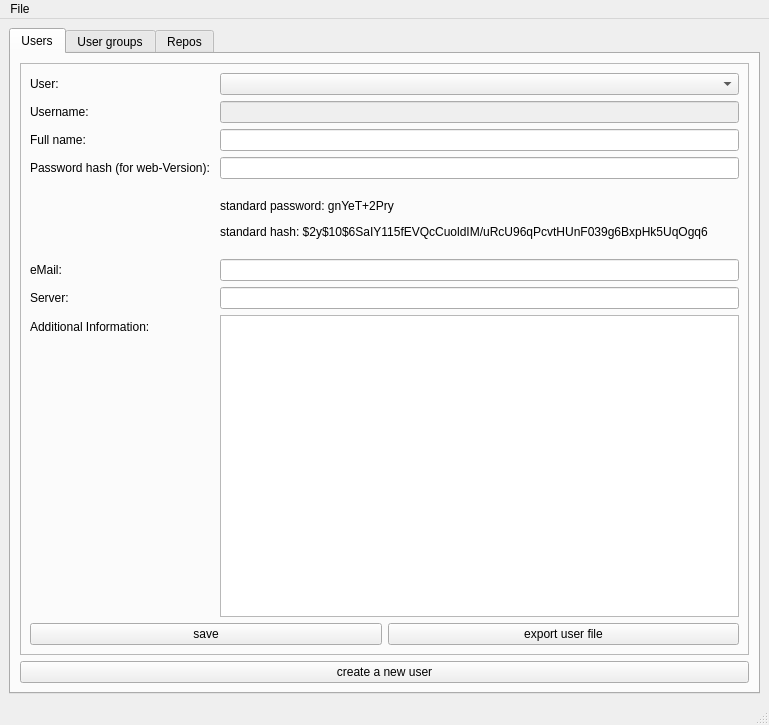
<?xml version="1.0" encoding="UTF-8"?>
<ui version="4.0">
 <class>ELOAdmin</class>
 <widget class="QMainWindow" name="ELOAdmin">
  <property name="geometry">
   <rect>
    <x>0</x>
    <y>0</y>
    <width>769</width>
    <height>725</height>
   </rect>
  </property>
  <property name="sizePolicy">
   <sizepolicy hsizetype="Preferred" vsizetype="Maximum">
    <horstretch>0</horstretch>
    <verstretch>0</verstretch>
   </sizepolicy>
  </property>
  <property name="windowTitle">
   <string>ELOAdmin</string>
  </property>
  <widget class="QWidget" name="centralwidget">
   <layout class="QHBoxLayout" name="horizontalLayout">
    <item>
     <widget class="QTabWidget" name="tabWidget">
      <property name="minimumSize">
       <size>
        <width>100</width>
        <height>0</height>
       </size>
      </property>
      <property name="currentIndex">
       <number>0</number>
      </property>
      <widget class="QWidget" name="UserTab">
       <attribute name="title">
        <string>Users</string>
       </attribute>
       <layout class="QVBoxLayout" name="verticalLayout">
        <item>
         <widget class="QFrame" name="frame">
          <property name="sizePolicy">
           <sizepolicy hsizetype="Minimum" vsizetype="Minimum">
            <horstretch>0</horstretch>
            <verstretch>0</verstretch>
           </sizepolicy>
          </property>
          <property name="minimumSize">
           <size>
            <width>100</width>
            <height>0</height>
           </size>
          </property>
          <property name="frameShape">
           <enum>QFrame::StyledPanel</enum>
          </property>
          <property name="frameShadow">
           <enum>QFrame::Raised</enum>
          </property>
          <layout class="QVBoxLayout" name="verticalLayout_2">
           <item>
            <layout class="QFormLayout" name="formLayout">
             <item row="0" column="0">
              <widget class="QLabel" name="label">
               <property name="text">
                <string>User: </string>
               </property>
              </widget>
             </item>
             <item row="0" column="1">
              <widget class="QComboBox" name="userComboBox"/>
             </item>
             <item row="1" column="0">
              <widget class="QLabel" name="label_2">
               <property name="text">
                <string>Username: </string>
               </property>
              </widget>
             </item>
             <item row="1" column="1">
              <widget class="QLineEdit" name="usernameEdit">
               <property name="enabled">
                <bool>false</bool>
               </property>
              </widget>
             </item>
             <item row="2" column="1">
              <widget class="QLineEdit" name="fullNameEdit"/>
             </item>
             <item row="2" column="0">
              <widget class="QLabel" name="label_3">
               <property name="text">
                <string>Full name: </string>
               </property>
              </widget>
             </item>
             <item row="3" column="0">
              <widget class="QLabel" name="label_4">
               <property name="text">
                <string>Password hash (for web-Version): </string>
               </property>
              </widget>
             </item>
             <item row="5" column="0">
              <widget class="QLabel" name="label_5">
               <property name="text">
                <string>eMail: </string>
               </property>
              </widget>
             </item>
             <item row="3" column="1">
              <widget class="QLineEdit" name="passwordEdit"/>
             </item>
             <item row="5" column="1">
              <widget class="QLineEdit" name="eMailEdit"/>
             </item>
             <item row="6" column="0">
              <widget class="QLabel" name="label_6">
               <property name="text">
                <string>Server: </string>
               </property>
              </widget>
             </item>
             <item row="6" column="1">
              <widget class="QLineEdit" name="serverEdit"/>
             </item>
             <item row="7" column="0">
              <widget class="QLabel" name="label_11">
               <property name="text">
                <string>Additional Information: </string>
               </property>
              </widget>
             </item>
             <item row="7" column="1">
              <widget class="QPlainTextEdit" name="additionalInformationEdit"/>
             </item>
             <item row="4" column="1">
              <widget class="QLabel" name="label_15">
               <property name="text">
                <string>&lt;html&gt;&lt;head/&gt;&lt;body&gt;&lt;p&gt;standard password: gnYeT+2Pry&lt;/p&gt;&lt;p&gt;standard hash: $2y$10$6SaIY115fEVQcCuoldIM/uRcU96qPcvtHUnF039g6BxpHk5UqOgq6 &lt;/p&gt;&lt;/body&gt;&lt;/html&gt;</string>
               </property>
               <property name="wordWrap">
                <bool>true</bool>
               </property>
              </widget>
             </item>
            </layout>
           </item>
           <item>
            <layout class="QHBoxLayout" name="horizontalLayout_2">
             <item>
              <widget class="QPushButton" name="userSaveButton">
               <property name="text">
                <string>save</string>
               </property>
              </widget>
             </item>
             <item>
              <widget class="QPushButton" name="exportUserFileButton">
               <property name="text">
                <string>export user file</string>
               </property>
              </widget>
             </item>
            </layout>
           </item>
          </layout>
         </widget>
        </item>
        <item>
         <widget class="QPushButton" name="userCreateButton">
          <property name="text">
           <string>create a new user</string>
          </property>
         </widget>
        </item>
       </layout>
      </widget>
      <widget class="QWidget" name="userGroupTab">
       <attribute name="title">
        <string>User groups</string>
       </attribute>
       <layout class="QVBoxLayout" name="verticalLayout_3">
        <item>
         <layout class="QHBoxLayout" name="horizontalLayout_3">
          <item>
           <widget class="QLabel" name="label_7">
            <property name="sizePolicy">
             <sizepolicy hsizetype="Maximum" vsizetype="Preferred">
              <horstretch>0</horstretch>
              <verstretch>0</verstretch>
             </sizepolicy>
            </property>
            <property name="text">
             <string>User group: </string>
            </property>
           </widget>
          </item>
          <item>
           <widget class="QComboBox" name="userGroupComboBox"/>
          </item>
         </layout>
        </item>
        <item>
         <widget class="QGroupBox" name="groupBox">
          <property name="title">
           <string>members</string>
          </property>
          <property name="alignment">
           <set>Qt::AlignLeading|Qt::AlignLeft|Qt::AlignVCenter</set>
          </property>
          <layout class="QGridLayout" name="gridLayout_2">
           <item row="2" column="2">
            <widget class="QListWidget" name="userGroupNoMemberList"/>
           </item>
           <item row="0" column="2">
            <widget class="QLabel" name="label_9">
             <property name="text">
              <string>possible members: </string>
             </property>
            </widget>
           </item>
           <item row="2" column="0">
            <widget class="QListWidget" name="userGroupMemberList"/>
           </item>
           <item row="0" column="0">
            <widget class="QLabel" name="label_8">
             <property name="text">
              <string>set members: </string>
             </property>
            </widget>
           </item>
           <item row="2" column="1">
            <layout class="QVBoxLayout" name="verticalLayout_7">
             <property name="leftMargin">
              <number>0</number>
             </property>
             <item>
              <widget class="QPushButton" name="userGroupSetMemberButton">
               <property name="text">
                <string>&lt;</string>
               </property>
              </widget>
             </item>
             <item>
              <widget class="QPushButton" name="userGroupUnsetMemberButton">
               <property name="text">
                <string>&gt;</string>
               </property>
              </widget>
             </item>
            </layout>
           </item>
          </layout>
         </widget>
        </item>
        <item>
         <widget class="QPushButton" name="usergroupSaveButton">
          <property name="text">
           <string>save</string>
          </property>
         </widget>
        </item>
        <item>
         <widget class="QPushButton" name="userGroupCreateButton">
          <property name="text">
           <string>create new user group</string>
          </property>
         </widget>
        </item>
        <item>
         <spacer name="verticalSpacer_2">
          <property name="orientation">
           <enum>Qt::Vertical</enum>
          </property>
          <property name="sizeHint" stdset="0">
           <size>
            <width>20</width>
            <height>40</height>
           </size>
          </property>
         </spacer>
        </item>
       </layout>
      </widget>
      <widget class="QWidget" name="repoTab">
       <attribute name="title">
        <string>Repos</string>
       </attribute>
       <layout class="QVBoxLayout" name="verticalLayout_4">
        <item>
         <layout class="QHBoxLayout" name="horizontalLayout_4">
          <item>
           <widget class="QLabel" name="label_10">
            <property name="sizePolicy">
             <sizepolicy hsizetype="Maximum" vsizetype="Preferred">
              <horstretch>0</horstretch>
              <verstretch>0</verstretch>
             </sizepolicy>
            </property>
            <property name="text">
             <string>Repo: </string>
            </property>
           </widget>
          </item>
          <item>
           <widget class="QComboBox" name="repoComboBox"/>
          </item>
         </layout>
        </item>
        <item>
         <widget class="QGroupBox" name="groupBox_2">
          <property name="title">
           <string>users and user groups</string>
          </property>
          <layout class="QGridLayout" name="gridLayout">
           <item row="1" column="4">
            <widget class="QListWidget" name="repoNoAccessList"/>
           </item>
           <item row="0" column="7">
            <widget class="QLabel" name="label_13">
             <property name="text">
              <string>read access</string>
             </property>
            </widget>
           </item>
           <item row="0" column="4">
            <widget class="QLabel" name="label_14">
             <property name="text">
              <string>without any access</string>
             </property>
            </widget>
           </item>
           <item row="0" column="0">
            <widget class="QLabel" name="label_12">
             <property name="text">
              <string>write access</string>
             </property>
            </widget>
           </item>
           <item row="1" column="0">
            <widget class="QListWidget" name="repoWriteAccessList"/>
           </item>
           <item row="1" column="3">
            <layout class="QVBoxLayout" name="verticalLayout_5">
             <property name="leftMargin">
              <number>0</number>
             </property>
             <item>
              <widget class="QPushButton" name="getWriteAccessButton">
               <property name="text">
                <string>&lt;</string>
               </property>
              </widget>
             </item>
             <item>
              <widget class="QPushButton" name="removeWriteAcccessButton">
               <property name="text">
                <string>&gt;</string>
               </property>
              </widget>
             </item>
            </layout>
           </item>
           <item row="1" column="7">
            <widget class="QListWidget" name="repoReadAccessList"/>
           </item>
           <item row="1" column="5">
            <layout class="QVBoxLayout" name="verticalLayout_6">
             <property name="leftMargin">
              <number>0</number>
             </property>
             <item>
              <widget class="QPushButton" name="getReadAccessButton">
               <property name="text">
                <string>&gt;</string>
               </property>
              </widget>
             </item>
             <item>
              <widget class="QPushButton" name="removeReadAccessButton">
               <property name="text">
                <string>&lt;</string>
               </property>
              </widget>
             </item>
            </layout>
           </item>
          </layout>
         </widget>
        </item>
        <item>
         <widget class="QPushButton" name="repoSaveButton">
          <property name="text">
           <string>save</string>
          </property>
         </widget>
        </item>
        <item>
         <widget class="QPushButton" name="repoCreateButton">
          <property name="text">
           <string>create new repo</string>
          </property>
         </widget>
        </item>
        <item>
         <spacer name="verticalSpacer">
          <property name="orientation">
           <enum>Qt::Vertical</enum>
          </property>
          <property name="sizeHint" stdset="0">
           <size>
            <width>20</width>
            <height>40</height>
           </size>
          </property>
         </spacer>
        </item>
       </layout>
      </widget>
     </widget>
    </item>
   </layout>
  </widget>
  <widget class="QMenuBar" name="menubar">
   <property name="geometry">
    <rect>
     <x>0</x>
     <y>0</y>
     <width>769</width>
     <height>30</height>
    </rect>
   </property>
   <widget class="QMenu" name="menuFile">
    <property name="title">
     <string>File</string>
    </property>
    <addaction name="actionLoad_keyfile"/>
    <addaction name="actionchange_password"/>
    <addaction name="separator"/>
    <addaction name="actionquit"/>
   </widget>
   <addaction name="menuFile"/>
  </widget>
  <widget class="QStatusBar" name="statusbar"/>
  <action name="actionLoad_keyfile">
   <property name="icon">
    <iconset theme="database-change-key">
     <normaloff>.</normaloff>.</iconset>
   </property>
   <property name="text">
    <string>load keyfile</string>
   </property>
   <property name="toolTip">
    <string>load keyfile</string>
   </property>
  </action>
  <action name="actionchange_password">
   <property name="text">
    <string>change password</string>
   </property>
  </action>
  <action name="actionquit">
   <property name="icon">
    <iconset theme="application-exit">
     <normaloff>.</normaloff>.</iconset>
   </property>
   <property name="text">
    <string>quit</string>
   </property>
  </action>
 </widget>
 <resources/>
 <connections/>
</ui>
